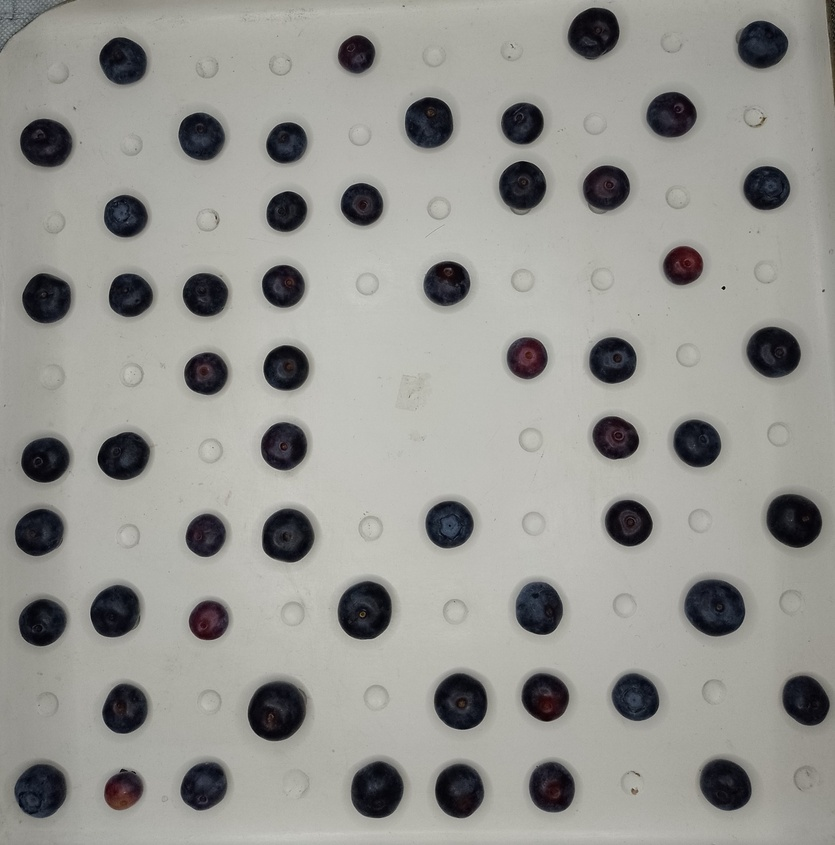
#> input picture app/image/img8107_20231118.jpeg, 835 x 845 px, shrunk from 1582 x 1600 before the run
$ python -i color.py   (imports and definitions only)
#> lines starting #> are read from the running program, lines starting #| are printed output that depends on the picture; after the words box and inside, x2 and y2 are one past the last pixel; in counts of white or black regions, pixels touching at a corner belong together
#> further down, picture is the input picture: shape (845, 835, 3); mean B, G, R 146.1, 150.6, 151
from skimage import color
from skimage import io
from skimage.util.dtype import dtype_range
from skimage import exposure
from skimage.color import rgb2lab, lab2lch
import cv2
import numpy as np
import matplotlib.pyplot as plt

colors = []
# colors.append((33,-24,0))  #verde
# colors.append((40,-14,-16)) #rojo_amarillo_parte_roja
# colors.append((15,15,-15))  #rojo
# colors.append((27,7,6))    #morado o purpura

# colors.append((5.32595, 2.52, -3.12)) # A. R. o A Rojizo
# [16 lines not run here, left out]

def distancia_color(imagen_lab, color_id):
    return color.deltaE_ciede2000(imagen_lab,colors[color_id])

# [32 lines left out: functions analisis_distancia, similitud_color, establecer_color, not called in this run]

def getMask(image):
    image = cv2.medianBlur(image,7)
    gray = cv2.cvtColor(image,cv2.COLOR_BGR2GRAY)
    _, mask = cv2.threshold(gray,0,255,cv2.THRESH_BINARY_INV+cv2.THRESH_OTSU)
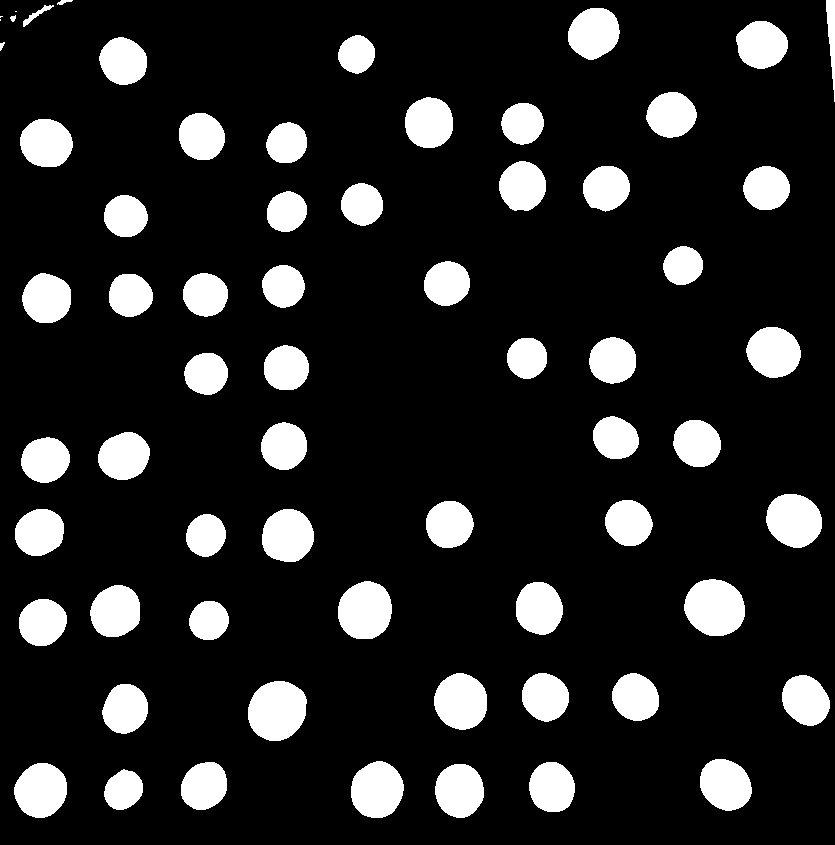
#> mask: shape (845, 835); 14.5% white; 65 white regions (3 under 20 px), largest, box (x1, y1, x2, y2) and area: (248, 681, 307, 741) 2780, (684, 579, 745, 636) 2726, (338, 581, 392, 639) 2495
    mask = mask // 255
    return mask

# [20 lines left out: functions getClassFromImage, getClass, not called in this run]


# [6 lines of commented-out code are left out]

>>> import cv2
>>> picture = cv2.imread('../image/img8107_20231118.jpeg')
>>> result = getMask(picture)
